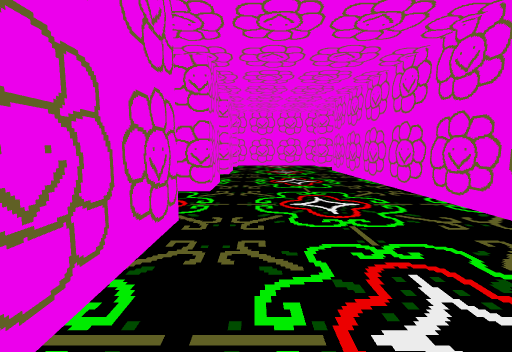
view 1 (above)

12 first-person views from a walk through a 3-D level made in the Godot game engine. The camera is 1.2 m above the floor, tilts 6° down and sees 90° across. The floor is counted in squares, 1 m on a side. Each view is taken from the middle of a square. On the plan, view 1 faces up. The plan holds only what a view shows up to about 12 squares ahead; the rest is blank. Flat picture figures and markers are not drawn. Some surface patterns are stand-ins.

view 2
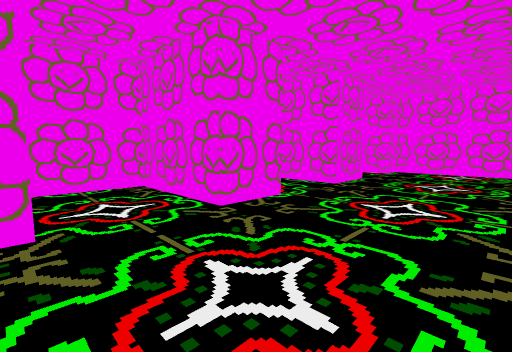

view 3
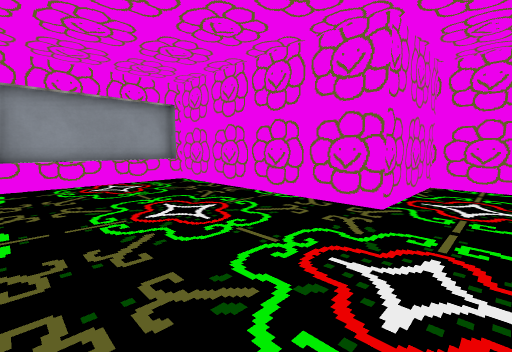

view 4
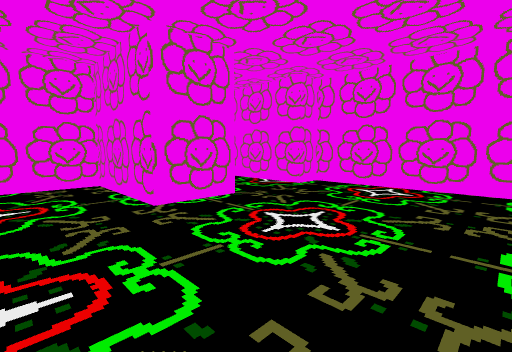

view 5
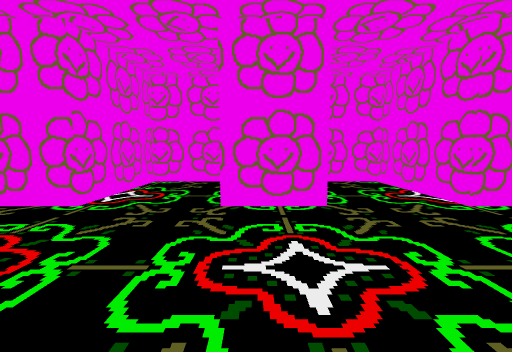

view 6
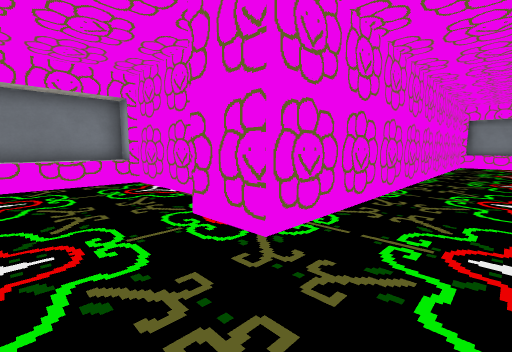

view 7
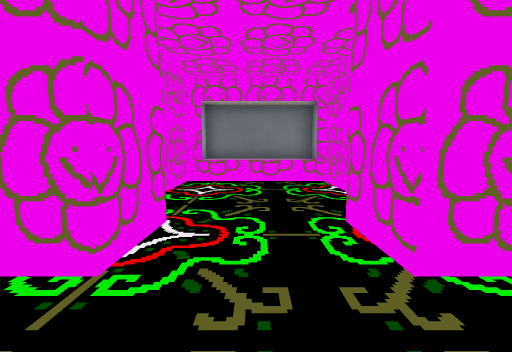

view 8
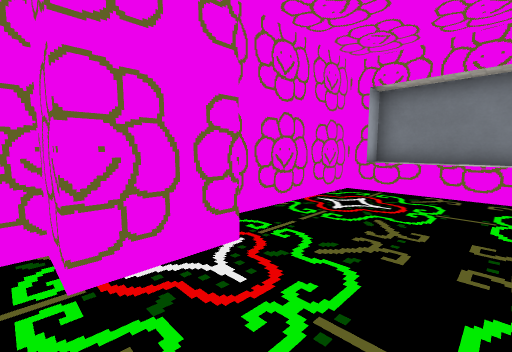

view 9
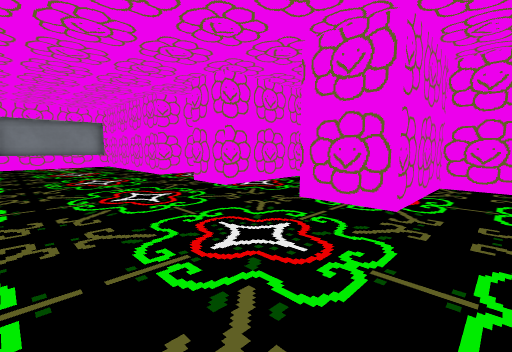

view 10
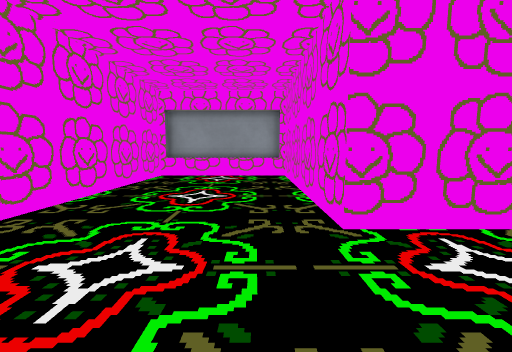

view 11
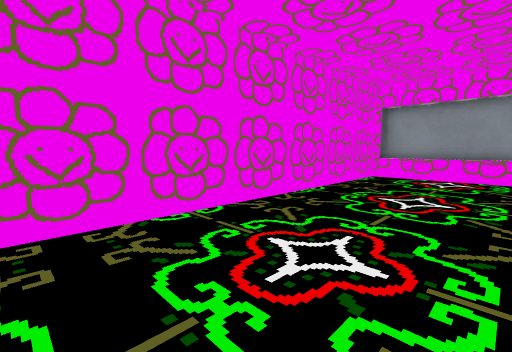

view 12
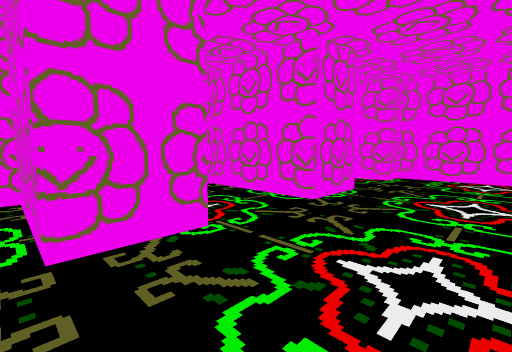

### Floor plan
Points are (right, up) in squares from view 1. A wall is a line through its corners. A room is listed if a view was taken in it or the views show most of it. See-through windows are left out.
Room 1 (views 1, 2, 3, 4, 5, 6, 7, 8, 9, 10, 11, 12)
walls: (7.9, 13.4) (11.6, 13.4) (11.6, 18.6) (7, 18.6); (6.2, 17.5) (4.3, 17.5) (4.3, 18.6) (-1.3, 18.6) (-1.3, 17.5) (-5.4, 17.5) (-5.4, 14.5) (-1.3, 14.5) (-1.3, 12.3) (-5.4, 12.3) (-5.4, 9.3) (-1.3, 9.3) (-1.3, 7.3) (-5.4, 7.3) (-5.4, 4.3) (-1.3, 4.3) (-1.3, -3.6) (4.4, -3.6); (12.3, 13.7) (12.3, 18); (-1.1, -4) (4.3, -4) (4.3, 14.5) (6.2, 14.5)

Where each view was taken, in squares from view 1:
view 1: 0 up, 0 right, facing up
view 2: 4 up, 3 right, facing up-left
view 3: 6 up, 4 right, facing down-left
view 4: 10 up, 4 right, facing up-left
view 5: 13 up, 4 right, facing left
view 6: 17 up, 2 right, facing down-right
view 7: 16 up, 2 right, facing right
view 8: 15 up, 4 right, facing up-right
view 9: 16 up, 4 right, facing down-left
view 10: 8 up, 0 right, facing down
view 11: 8 up, 0 right, facing down-right
view 12: 7 up, 2 right, facing up-left
